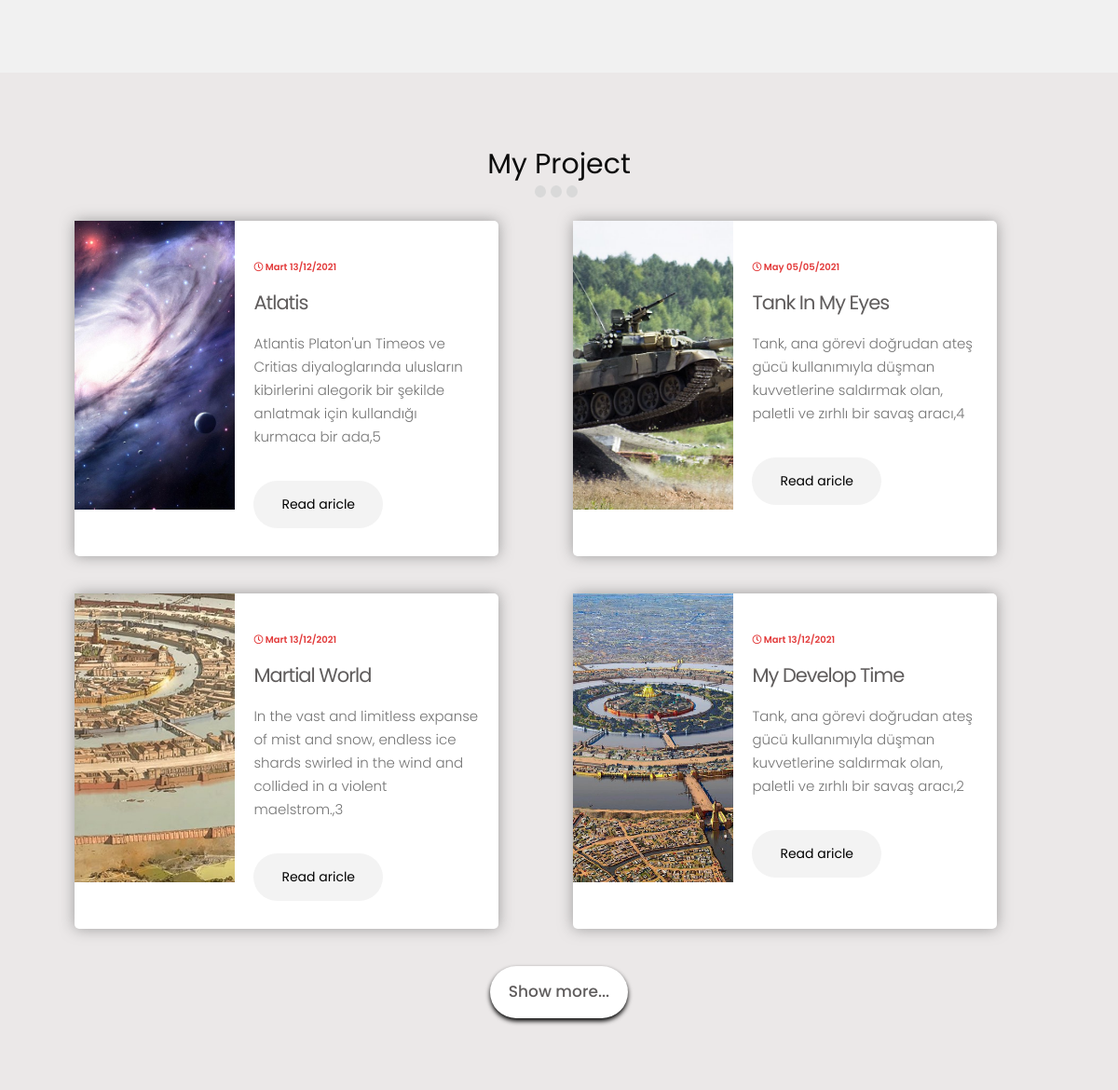
Before: / (middle part) with the older database file.
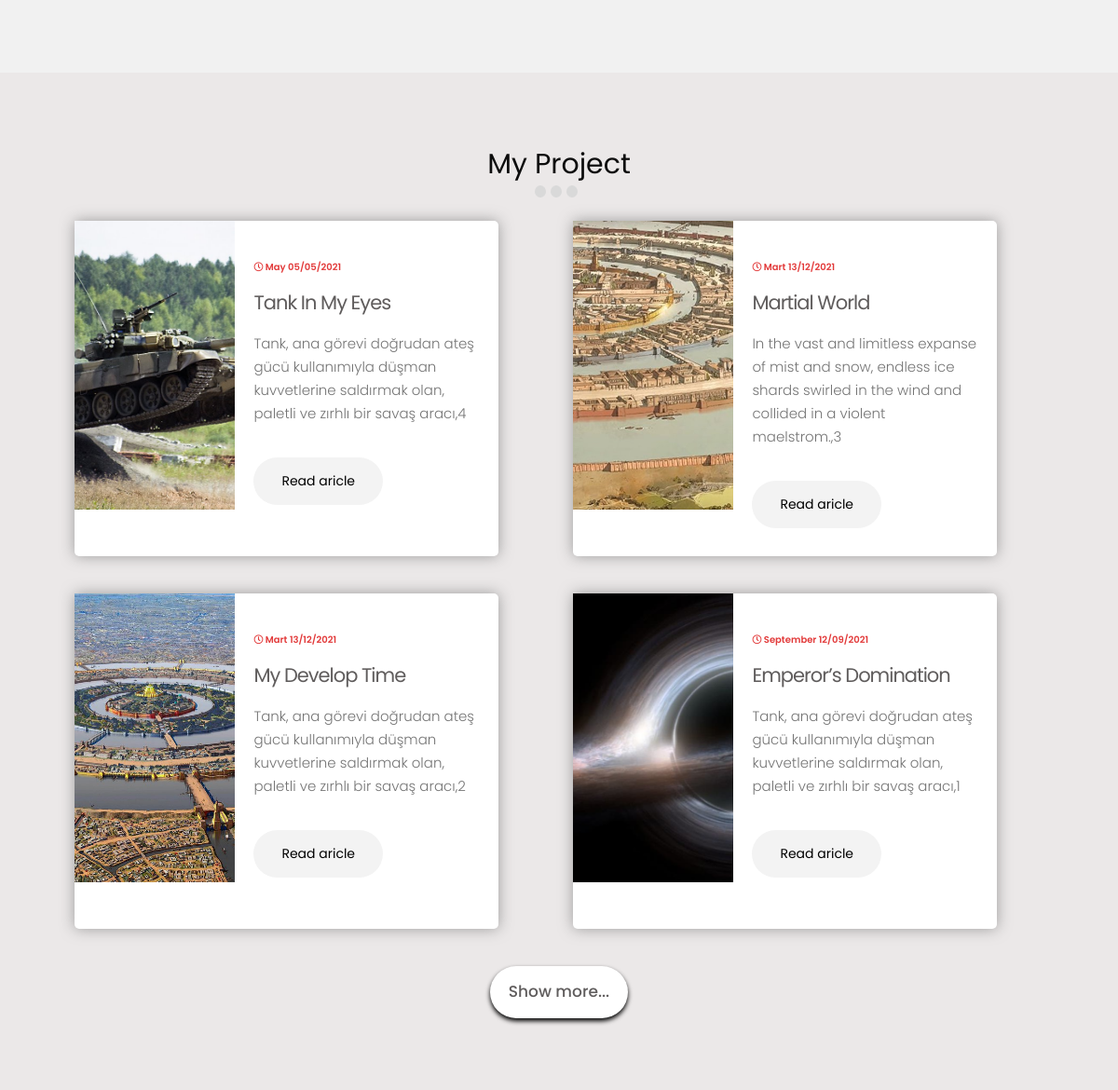
After: the same page with the newer database file.
### postd/models.py (models this page shows, shortened)
class Projectin(db.Model):
    id = db.Column(db.Integer, primary_key=True)
    protime = db.Column(db.String(25), nullable=False)
    protitle = db.Column(db.String(50), nullable=False)
    prosortcut = db.Column(db.String(80), nullable=False)
    projareya = db.Column(db.Text)
    cardTextadd=db.Column(db.String(210))
    projareya2 = db.Column(db.Text)
    projtitle = db.Column(db.String(100))
    listp = db.Column(db.String(70))
    listp1 = db.Column(db.String(70))
    listp2 = db.Column(db.String(70))
    listp3 = db.Column(db.String(70))
    listp4 = db.Column(db.String(70))
    listp5 = db.Column(db.String(70))
    listp6 = db.Column(db.String(70))
    listp7 = db.Column(db.String(70))
    projareya3 = db.Column(db.Text)
    proimg=db.Column(db.String(100))

### postd/routes.py (the view, shortened to what this page needs)
@app.route('/',methods=['GET','POST'])
def main():
    form=ContactFrom()
    print(form.errors)
    homeinfoall=Homein.query.all()
    hinfolen=len(homeinfoall)-1
    homeinfo=homeinfoall[hinfolen]
    aboutinfoall=Aboutin.query.all()
    ainfolen=len(aboutinfoall)-1
    aboutinfo=aboutinfoall[ainfolen]
    proje = Projectin.query.all()
    c=len(proje)-1
    prostatic=[proje[c],proje[c-1],proje[c-2],proje[c-3]]
    proje =proje[::-1]
    shadowbox=[]
    a=0;
    for infora in proje:
        a+=1
        if a>4 :
            shadowbox.append(infora)
    return render_template('maxwill.html',projec=shadowbox,homeinfo=homeinfo,prostatic=prostatic,aboutinfo=aboutinfo,form=form)

### postd/templates/maxwill.html (shortened to what this page needs)
{% extends "base.html" %}
{% block contet %}
    <main>
        <section id="about" >
        </section>
        <section id="myproject">
            <div class="pr-row pr-flex-direction-column container">
                <div class="pr-row pr-justify-content-center">
                    <div class="pr-section-title">
                        <h2 class="pr-title-name">My Project</h2>
                        <div class="pr-row pr-justify-content-center ">
                            <button class="pr-carusel-btn"></button>
                            <button class="pr-carusel-btn"></button>
                            <button class="pr-carusel-btn"></button>
                        </div>
                    </div>
                </div>
                <div class="row pr-project-container">
                    {% for info in prostatic %}
                        <div class="col-6">
                                    <div class="pr-card pr-row deskopveiw pr-row-taplet">
                                        <div class="pr-card-head">
                                            <img class="img-fluid" src="../static/img/{{info.proimg}}" alt="">
                                        </div>
                                        <div class="pr-card-body">
                                            <div class="pr-card-time">
                                                <i class="far fa-clock"></i>
                                                {{info.protime}}
                                            </div>
                                            <a href="{{url_for('project', id=info.id)}}" class="pr-card-title pr-link">
                                                {{info.protitle}}
                                            </a>
                                            <p class="pr-card-text">{{info.prosortcut}},{{info.id}}</p>
                                            <a class="pr-card-btn" href="{{url_for('project', id=info.id)}}">Read aricle</a>
                                        </div>
                                    </div>
                        </div>
                    {% endfor %}
                </div>
                <div class="pr-row pr-project-container pr-justify-content-center algin-items-center">
                    <button id="btnDeskop" class="project-more" onclick="showMore()" >
                        Show more...
                    </button>
                </div>
            </div>
        </section>
    </main>
{% endblock %} %}

### postd/templates/base.html (shortened to what this page needs)
<!DOCTYPE html>
<html lang="en">
<head>
    <link rel="stylesheet" href="https://cdn.jsdelivr.net/npm/bootstrap@4.6.0/dist/css/bootstrap.min.css">
    <link rel="stylesheet" href="https://cdnjs.cloudflare.com/ajax/libs/font-awesome/5.15.4/css/all.min.css" />
    <link rel="stylesheet" type="text/css" href="{{url_for('static', filename='css/header.css') }}">
    <link rel="stylesheet" type="text/css" href="{{url_for('static', filename='css/common.css') }}">
    <link rel="stylesheet" type="text/css" href="{{url_for('static', filename='css/main.css') }}">
    <link rel="stylesheet" type="text/css" href="{{url_for('static', filename='css/footer.css') }}">
    <link rel="stylesheet" type="text/css" href="{{url_for('static', filename='css/sayfa.css')}}">
</head>
<body onresize="will()" >
    {% block contet %}
    {% endblock %}
</body>
</html

### postd/static/css/header.css (style rules this page uses)
:root { --first-clr:#f1f1f1; --second-clr:rgba(221, 25, 25, 0.856); --trid-clr:#000; --fourth-clr:rgba(63, 59, 59,0.83); --btext-clr:#757575; --ttext-clr: #393939; --shadow:rgba(78, 78, 78, 0.342); --gradient-clr:linear-gradient(60deg, rgba(60,173,208,1) 25%, rgba(46,195,75,1) 56%, rgba(0,181,23,1) 83%); --ffamily:'Poppins', sans-serif; }
.container { padding: 0 !important; box-sizing: border-box; }

### postd/static/css/common.css (style rules this page uses)
:root { --first-clr:#f1f1f1; --second-clr:rgba(221, 25, 25, 0.856); --trid-clr:#000; --fourth-clr:rgba(63, 59, 59,0.83); --btext-clr:#757575; --ttext-clr: #393939; --shadow:rgba(78, 78, 78, 0.342); --gradient-clr:linear-gradient(60deg, rgba(60,173,208,1) 25%, rgba(46,195,75,1) 56%, rgba(0,181,23,1) 83%); --ffamily:'Poppins', sans-serif; }
html { scroll-behavior: smooth; }
body { font-family: var(--ffamily); margin: 0; padding: 0; box-sizing: border-box; color: rgb(12, 12, 12); }
html { font-size: 10px; transition: all 0.5s; }
.pr-row { display:flex; }
.pr-link { width: 100%; height: 100%; font-size: 1.4rem; color:var(--fourth-clr); text-decoration: none; transition: all 0.3s; }
.pr-justify-content-center { justify-content: center; }
.algin-items-center { align-items: center; }
.pr-flex-direction-column { flex-direction: column; }
.pr-section-title { margin-bottom: 25px; }
.pr-carusel-btn { border: 0; background-color: #d9d9d9;; border-radius: 100%; width: 1px; height: 13px; margin-right: 5px; }
.pr-title-name { font-size: 30px; font-weight: 400; }
.deskopveiw { display: flex; }
.img-fluid { width: 100%; height: 100%; object-fit: cover; object-position: top; }

### postd/static/css/main.css (style rules this page uses)
:root { --first-clr:#f1f1f1; --second-clr:rgba(221, 25, 25, 0.856); --trid-clr:#000; --fourth-clr:rgba(63, 59, 59,0.83); --btext-clr:#757575; --ttext-clr: #393939; --shadow:rgba(78, 78, 78, 0.342); --gradient-clr:linear-gradient(60deg, rgba(60,173,208,1) 25%, rgba(46,195,75,1) 56%, rgba(0,181,23,1) 83%); --ffamily:'Poppins', sans-serif; }
#about { padding:80px 0; background-color: var(--first-clr); }
#myproject { background-color: #ebe8e8; padding: 80px; }
.pr-project-container { display: flex; }
#myproject .row .col-6 { margin-bottom: 40px; }
.project-more { padding: 15px 20px; font-size:17px; background: white; box-shadow: 0 3px 5px black; font-weight: 450; border: 0; border-radius: 46px; color:var(--fourth-clr); transition: color 0.6s; transition: background 0.6s ; }
.pr-card { height: 360px; background-color:white; border-radius: 5px; box-shadow: 0 0 15px rgba(128, 128, 128, 0.74); }
.pr-card-head { width: 360px; background-color: black; border-top-left-radius:5px ; border-bottom-left-radius: 5px; }
.pr-card-title { text-transform: capitalize; }
@media (min-width:992px) and (max-width:1200px) { .pr-card { height: 360px; width: 455px; } }
@media (min-width:992px) and (max-width:1200px) { .pr-card-head { width: 295px; height: 310px; border-bottom-left-radius: 0px; } }
@media (min-width:992px) and (max-width:1200px) { #myproject .pr-card-body { padding:27px 20px; } }
.pr-card-body { width: 100%; padding:50px 20px; }
.pr-card-time { font-weight: 600; color: var(--second-clr); margin: 15px 0; }
.pr-card-text { font-size: 15px; font-weight: 300; color: #757575; line-height: 25px; margin-top: 15px; }
.pr-card-btn { display: inline-block; text-decoration: none; margin-top: 25px; padding: 15px 30px; font-size: 14px; border-radius: 100px; border: 0; background-color: #f3f3f3; ; color: var(--trid-clr); transition: all 0.3s linear ; }
#myproject .pr-link { font-size: 21px; letter-spacing: -1px; }

### postd/static/css/footer.css (style rules this page uses)
:root { --first-clr:#f1f1f1; --second-clr:rgba(221, 25, 25, 0.856); --trid-clr:#000; --fourth-clr:rgba(63, 59, 59,0.83); --btext-clr:#757575; --ttext-clr: #393939; --shadow:rgba(78, 78, 78, 0.342); --gradient-clr:linear-gradient(60deg, rgba(60,173,208,1) 25%, rgba(46,195,75,1) 56%, rgba(0,181,23,1) 83%); --ffamily:'Poppins', sans-serif; }

### postd/static/css/sayfa.css (style rules this page uses)
* { font-family: 'Poppins', sans-serif; }

Changed rows visible on the page:
removed Projectin: proimg (picture), protime "Mart 13/12/2021", protitle "Atlatis", prosortcut "Atlantis Platon'un Timeos ve Critias diyaloglarında ulusların kibirlerini alegorik bir şekilde anlatmak için kullandığı kurmaca bir ada", id "5"
now on this page (row unchanged): Projectin: proimg (picture), protime "September 12/09/2021", protitle "Emperor’s Domination", prosortcut "Tank, ana görevi doğrudan ateş gücü kullanımıyla düşman kuvvetlerine saldırmak olan, paletli ve zırhlı bir savaş aracı", id "1"
